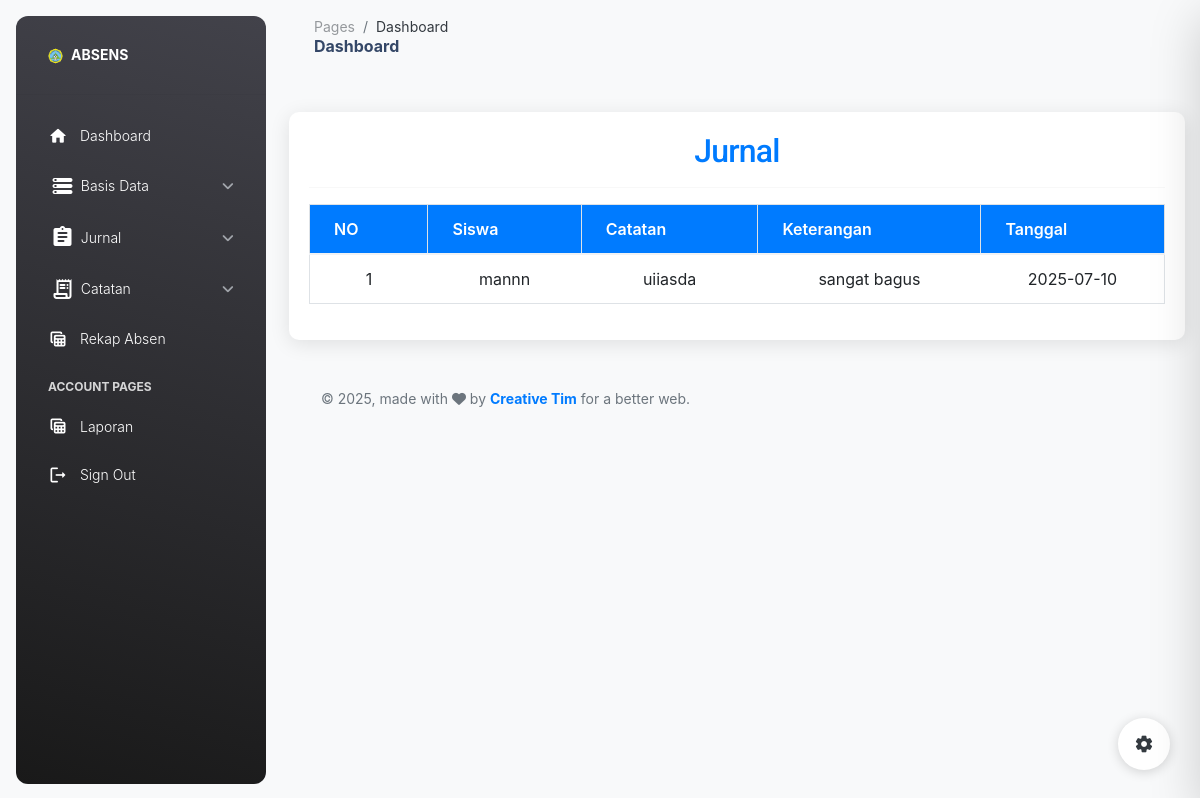
The page /index.php?page=jurnal (signed in) on the database its author committed.
### tables this page shows
CREATE TABLE `jurnal` (
  `id_jurnal` int NOT NULL,
  `tanggal` date NOT NULL,
  `keterangan` text NOT NULL,
  `id_siswa` int NOT NULL
);

CREATE TABLE `siswa` (
  `id_siswa` int NOT NULL,
  `nisn` varchar(20) NOT NULL,
  `nama_siswa` varchar(50) NOT NULL,
  `kelas` varchar(10) NOT NULL,
  `pro_keahlian` varchar(100) NOT NULL,
  `ttl` varchar(100) NOT NULL,
  `id_sekolah` int NOT NULL,
  `id_perusahaan` int NOT NULL,
  `tanggal_mulai` date NOT NULL,
  `tanggal_selesai` date NOT NULL,
  `id_pembimbing` int NOT NULL,
  `username` varchar(20) NOT NULL,
  `password` varchar(20) NOT NULL,
  `no_wa` varchar(20) NOT NULL
);

### pages/jurnal/jurnal.php (the view, shortened to what this page needs)
<?php
include('koneksi.php');
$query = "
    SELECT jurnal.*, siswa.nama_siswa, c.catatan
    FROM jurnal
    INNER JOIN siswa ON jurnal.id_siswa = siswa.id_siswa
    LEFT JOIN (
        SELECT id_jurnal, MAX(id_catatan) AS max_catatan
        FROM catatan
        GROUP BY id_jurnal
    ) AS latest_catatan ON jurnal.id_jurnal = latest_catatan.id_jurnal
    LEFT JOIN catatan c ON c.id_jurnal = latest_catatan.id_jurnal AND c.id_catatan = latest_catatan.max_catatan
";
$query .= " ORDER BY jurnal.id_jurnal";
$result = mysqli_query($coneksi, $query);
?>
<!DOCTYPE html>
<html lang="id">
<head>
    <link rel="stylesheet" href="https://stackpath.bootstrapcdn.com/bootstrap/4.5.2/css/bootstrap.min.css">
</head>
<body>
    <div class="container">
        <h2 class="text-center">Jurnal</h2>
        <hr>
        <table class="table table-bordered table-hover">
            <thead>
                <tr>
                    <th>NO</th>
                    <th>Siswa</th>
                    <th>Catatan</th>
                    <th>Keterangan</th>
                    <th>Tanggal</th>
                </tr>
            </thead>
            <tbody>
                <?php
                if (mysqli_num_rows($result) > 0) {
                    $no = 1;
                    while ($row = mysqli_fetch_assoc($result)) {
                        echo '<tr style="text-align:center; cursor:pointer;" onclick="window.location=\'index.php?page=editjurnal&id_jurnal='.$row['id_jurnal'].'\'">';
                        echo '<td>' . $no++ . '</td>';
                        echo '<td>' . htmlspecialchars($row['nama_siswa']) . '</td>';
                        echo '<td>' . htmlspecialchars($row['catatan'] ?? '-') . '</td>';
                        echo '<td>' . htmlspecialchars($row['keterangan']) . '</td>';
                        echo '<td>' . htmlspecialchars($row['tanggal']) . '</td>';
                        echo '</tr>';
                    }
                } else {
                    echo '<tr><td colspan="5" class="text-center">Tidak ada data</td></tr>';
                }
                ?>
            </tbody>
        </table>
    </div>
</body>
</html>

### index.php (shortened to what this page needs)
<!DOCTYPE html>
<html lang="en">
<head>
  <link href="./assets/css/nucleo-icons.css" rel="stylesheet" />
  <link href="./assets/css/nucleo-svg.css" rel="stylesheet" />
  <link id="pagestyle" href="./assets/css/material-dashboard.css?v=3.1.0" rel="stylesheet" />
</head>
<?php
if ($_SESSION['level'] == "admin") {
  include "pages/sidebar.php";
} elseif ($_SESSION['level'] == "siswa") {
  include "pages/sidebar_siswa.php";
} elseif ($_SESSION['level'] == "guru") {
  include "pages/sidebar_guru.php";
} elseif ($_SESSION['level'] == "pembimbing") {
  include "pages/sidebar_pembimbing.php";
}
?>
<body class="g-sidenav-show  bg-gray-100">
  <main class="main-content border-radius-lg ">
    <?php include "pages/nevbar.php"; ?>
    <div class="container-fluid py-4">
      <?php include "pages/konten.php"; ?>
    </div>
    <?php include "pages/footer.php"; ?>
  </main>
  <div class="fixed-plugin">
    <a class="fixed-plugin-button text-dark position-fixed px-3 py-2">
      <i class="material-icons py-2">settings</i>
    </a>
  </div>
</body>
</html>

### pages/sidebar.php (shortened to what this page needs)
<aside class="sidenav navbar navbar-vertical navbar-expand-xs border-0 border-radius-xl my-3 fixed-start ms-3 bg-gradient-dark" id="sidenav-main">
  <div class="sidenav-header">
    <a class="navbar-brand m-0" href="index.php?page=dashboard">
      <img src="assets/img/LOGOSMK-removebg-preview.png" class="navbar-brand-img h-100" alt="main_logo">
      <span class="ms-1 font-weight-bold text-white">ABSENS</span>
    </a>
  </div>
  <hr class="horizontal light mt-0 mb-3">
  <div class="collapse navbar-collapse w-auto" id="sidenav-collapse-main">
    <ul class="navbar-nav">
      <li class="nav-item">
        <a class="nav-link text-white" href="index.php?page=dashboard">
          <div class="text-white text-center me-2 d-flex align-items-center justify-content-center">
            <i class="material-icons opacity-10">home</i>
          </div>
          <span class="nav-link-text ms-1">Dashboard</span>
        </a>
      </li>
      <li class="nav-item">
        <a class="nav-link text-white" data-bs-toggle="collapse" href="#basisDataMenu" role="button" aria-expanded="false" aria-controls="basisDataMenu">
          <i class="material-icons opacity-10">storage</i>
          <span class="nav-link-text ms-1">Basis Data</span>
        </a>
      </li>
      <li class="nav-item">
        <a class="nav-link text-white" data-bs-toggle="collapse" href="#jurnalMenu" role="button" aria-expanded="false" aria-controls="jurnalMenu">
          <i class="material-icons opacity-10">assignment</i>
          <span class="nav-link-text ms-1">Jurnal</span>
        </a>
      </li>
      <li class="nav-item">
        <a class="nav-link text-white" data-bs-toggle="collapse" href="#catatanMenu" role="button" aria-expanded="false" aria-controls="catatanMenu">
          <i class="material-icons opacity-10">receipt_long</i>
          <span class="nav-link-text ms-1">Catatan</span>
        </a>
        <li class="nav-item">
        <a class="nav-link text-white <?php echo ($_GET['page'] == 'rekap_absen') ? 'active' : ''; ?>" href="index.php?page=rekap_absen">
          <div class="text-white text-center me-2 d-flex align-items-center justify-content-center">
            <i class="material-icons opacity-10">table_view</i>
          </div>
          <span class="nav-link-text ms-1">Rekap Absen</span>
        </a>
      </li>
      </li>
      <li class="nav-item mt-3">
        <h6 class="ps-4 ms-2 text-uppercase text-xs text-white font-weight-bolder opacity-8">Account pages</h6>
      </li>
      <li class="nav-item">
        <a class="nav-link text-white <?php echo ($_GET['page'] == 'laporan') ? 'active' : ''; ?>" href="index.php?page=laporan3">
          <div class="text-white text-center me-2 d-flex align-items-center justify-content-center">
            <i class="material-icons opacity-10">table_view</i>
          </div>
          <span class="nav-link-text ms-1">Laporan</span>
        </a>
      </li>
        <li class="nav-item">
          <div class="nav-link text-white" style="cursor:pointer;" onclick="konfirmasiLogout()">
            <div class="text-white text-center me-2 d-flex align-items-center justify-content-center">
              <i class="material-icons opacity-10">logout</i>
            </div>
            <span class="nav-link-text ms-1">Sign Out</span>
          </div>
        </li>
    </ul>
  </div>
</aside>

### pages/nevbar.php
<nav class="navbar navbar-main navbar-expand-lg px-0 mx-4 shadow-none border-radius-xl" id="navbarBlur" data-scroll="true">
      <div class="container-fluid py-1 px-3">
        <nav aria-label="breadcrumb">
          <ol class="breadcrumb bg-transparent mb-0 pb-0 pt-1 px-0 me-sm-6 me-5">
            <li class="breadcrumb-item text-sm"><a class="opacity-5 text-dark" href="javascript:;">Pages</a></li>
            <li class="breadcrumb-item text-sm text-dark active" aria-current="page">Dashboard</li>
          </ol>
          <h6 class="font-weight-bolder mb-0">Dashboard</h6>
        </nav>
      </div>
    </nav>

### pages/konten.php (shortened to what this page needs)
<div class="konten">
                    <?php
                    if (isset($_GET['page'])) {
                        $page = $_GET['page'];
                        switch ($page) {
                            case 'jurnal':
                                    include "pages/jurnal/jurnal.php";
                                break;
                        }
                    }
                    ?>
                </div>

### pages/footer.php (shortened to what this page needs)
<footer class="footer py-4  ">
  <div class="container-fluid">
    <div class="row align-items-center justify-content-lg-between">
      <div class="col-lg-6 mb-lg-0 mb-4">
        <div class="copyright text-center text-sm text-muted text-lg-start">
          © ,
          made with <i class="fa fa-heart"></i> by
          <a class="font-weight-bold" target="_blank">Creative Tim</a>
          for a better web.
        </div>
      </div>
    </div>
  </div>
</footer>

### pages/jurnal/jurnal.php (style rules this page uses)
body { background-color: #f8f9fa; }
.container { margin-top: 20px; background-color: #ffffff; border-radius: 10px; padding: 20px; box-shadow: 0 4px 20px rgba(0, 0, 0, 0.1); }
h2 { color: #007bff; }
.table thead th { background-color: #007bff; color: white; }

### rows shown on the page
jurnal: id_siswa.nama_siswa "mannn", catatan "uiiasda", keterangan "sangat bagus", tanggal "2025-07-10"
